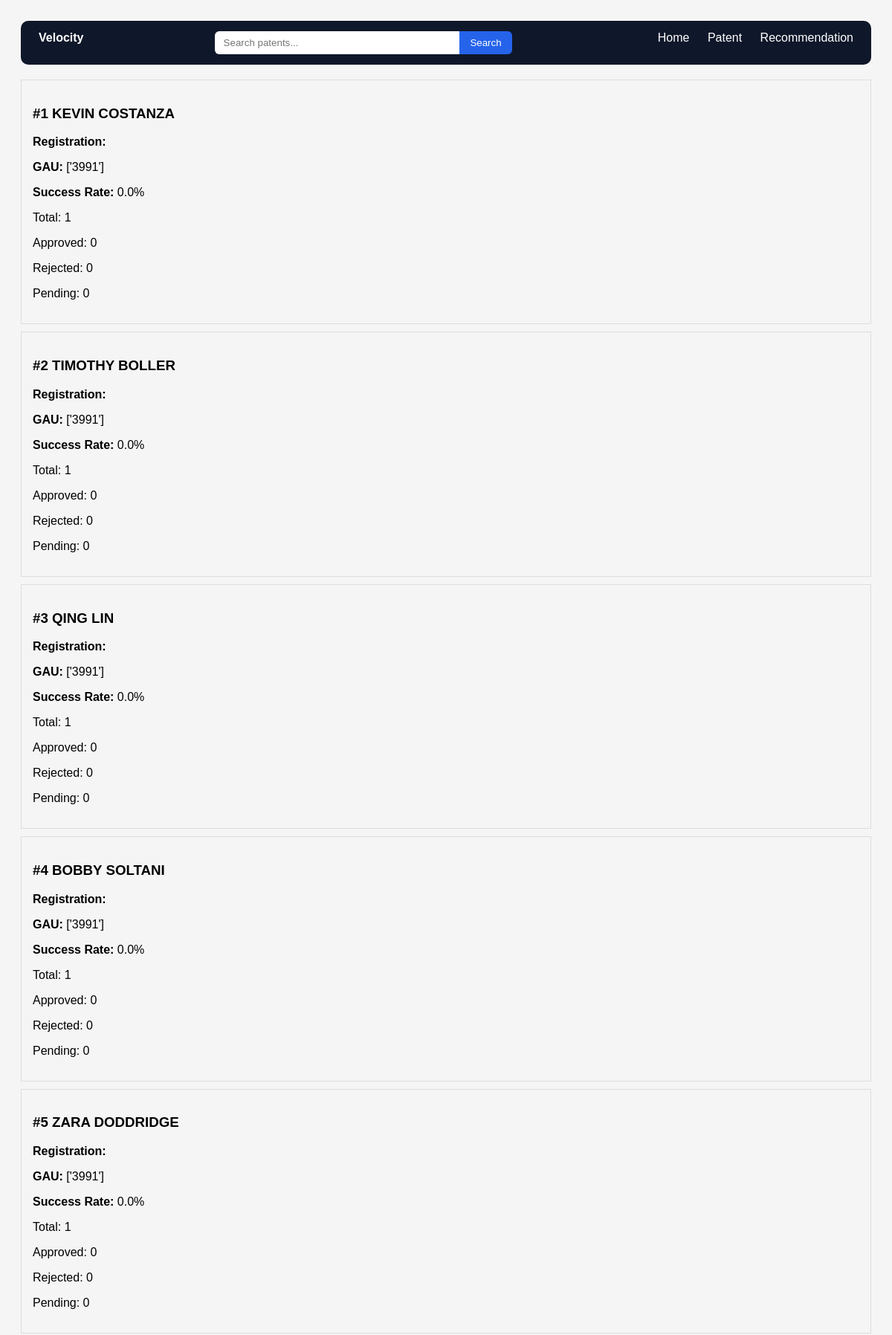
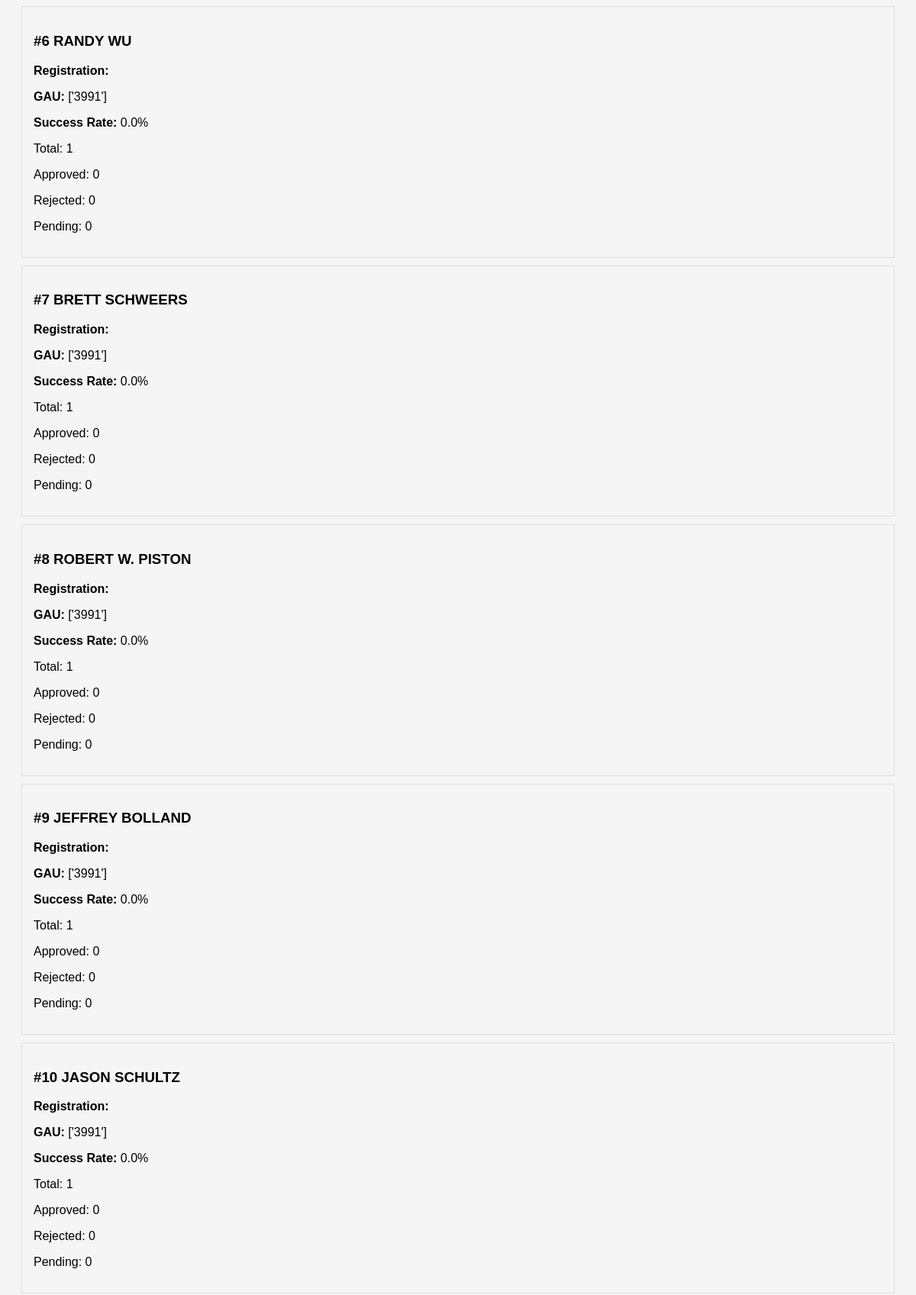
Screenshot of /recommendations/ (upper part) with the database file from the repository (2 pictures, top to bottom).
### core/models.py (models this page shows, shortened)
class Recommendation(models.Model):
    attorney = models.ForeignKey(Attorney, on_delete=models.CASCADE)
    gau = models.CharField(max_length=20)
    total_cases = models.IntegerField(default=0)
    approved = models.IntegerField(default=0)
    rejected = models.IntegerField(default=0)
    pending = models.IntegerField(default=0)
    success_rate = models.FloatField(default=0)
    class Meta:
        unique_together = ('attorney', 'gau')

class Attorney(models.Model):
    registration_no = models.CharField(max_length=50, primary_key=True)
    name = models.CharField(max_length=255)

### core/views.py (the view)
# urls.py: path("recommendations/", recommendation_view, name="recommendations"),
def recommendation_view(request):
    gau = request.GET.get("gau")
    if gau:
        data = Recommendation.objects.filter(gau=gau).order_by("-success_rate")[:10]
    else:
        data = Recommendation.objects.all().order_by("-success_rate")[:10]
    return render(request, "core/recommendations.html", {"data": data, "gau": gau})

### core/templates/core/recommendations.html (shortened to what this page needs)
<!DOCTYPE html>
<html>
<head>
</head>
<body>
<div class="navbar">
    <div><b>Velocity</b></div>
    <div class="nav-center">
        <form method="GET" action="/patents/" class="search-form">
          <input
            type="text"
            name="q"
            placeholder="Search patents..."
            value="{{ request.GET.q }}"
          />
          <button type="submit">Search</button>
        </form>
    </div>
    <div class="nav-links">
        <a href="/">Home</a>
        <a href="/patents/">Patent</a>
        <a href="/recommendations/">Recommendation</a>
    </div>
</div>
    {% for r in data %}
      <div style="border:1px solid #ddd; padding:15px; margin-bottom:10px;">
        <h3>#{{ forloop.counter }} {{ r.attorney.name }}</h3>
        <p><strong>Registration:</strong> {{ r.attorney.reg_no }}</p>
        <p><strong>GAU:</strong> {{ r.gau }}</p>
        <p><strong>Success Rate:</strong> {{ r.success_rate }}%</p>
        <p>Total: {{ r.total_cases }}</p>
        <p>Approved: {{ r.approved }}</p>
        <p>Rejected: {{ r.rejected }}</p>
        <p>Pending: {{ r.pending }}</p>
      </div>
    {% empty %}
      <p>No data found</p>
    {% endfor %}
</body>
</html>

### core/templates/core/recommendations.html (style rules this page uses)
body { font-family: Arial; background: #f5f5f5; padding: 20px; }
.navbar { display: flex; justify-content: space-between; background: #0f172a; padding: 14px 24px; color: white; border-radius: 10px; margin-bottom: 20px; }
.nav-links a { color: white; margin-left: 20px; text-decoration: none; }
.search-form { display: flex; width: 400px; max-width: 100%; }
.search-form input { flex: 1; padding: 8px 12px; border-radius: 6px 0 0 6px; border: none; outline: none; }
.search-form button { padding: 8px 14px; border: none; background: #2563eb; color: white; border-radius: 0 6px 6px 0; cursor: pointer; }

### rows the page displays
Recommendation: attorney.name "KEVIN COSTANZA", gau "['3991']", success_rate "0.0", total_cases "1", approved "0", rejected "0", pending "0"
Recommendation: attorney.name "TIMOTHY BOLLER", gau "['3991']", success_rate "0.0", total_cases "1", approved "0", rejected "0", pending "0"
Recommendation: attorney.name "QING LIN", gau "['3991']", success_rate "0.0", total_cases "1", approved "0", rejected "0", pending "0"
Recommendation: attorney.name "BOBBY SOLTANI", gau "['3991']", success_rate "0.0", total_cases "1", approved "0", rejected "0", pending "0"
Recommendation: attorney.name "ZARA DODDRIDGE", gau "['3991']", success_rate "0.0", total_cases "1", approved "0", rejected "0", pending "0"
Recommendation: attorney.name "RANDY WU", gau "['3991']", success_rate "0.0", total_cases "1", approved "0", rejected "0", pending "0"
Recommendation: attorney.name "BRETT SCHWEERS", gau "['3991']", success_rate "0.0", total_cases "1", approved "0", rejected "0", pending "0"
Recommendation: attorney.name "ROBERT W. PISTON", gau "['3991']", success_rate "0.0", total_cases "1", approved "0", rejected "0", pending "0"
Recommendation: attorney.name "JEFFREY BOLLAND", gau "['3991']", success_rate "0.0", total_cases "1", approved "0", rejected "0", pending "0"
Recommendation: attorney.name "JASON SCHULTZ", gau "['3991']", success_rate "0.0", total_cases "1", approved "0", rejected "0", pending "0"
